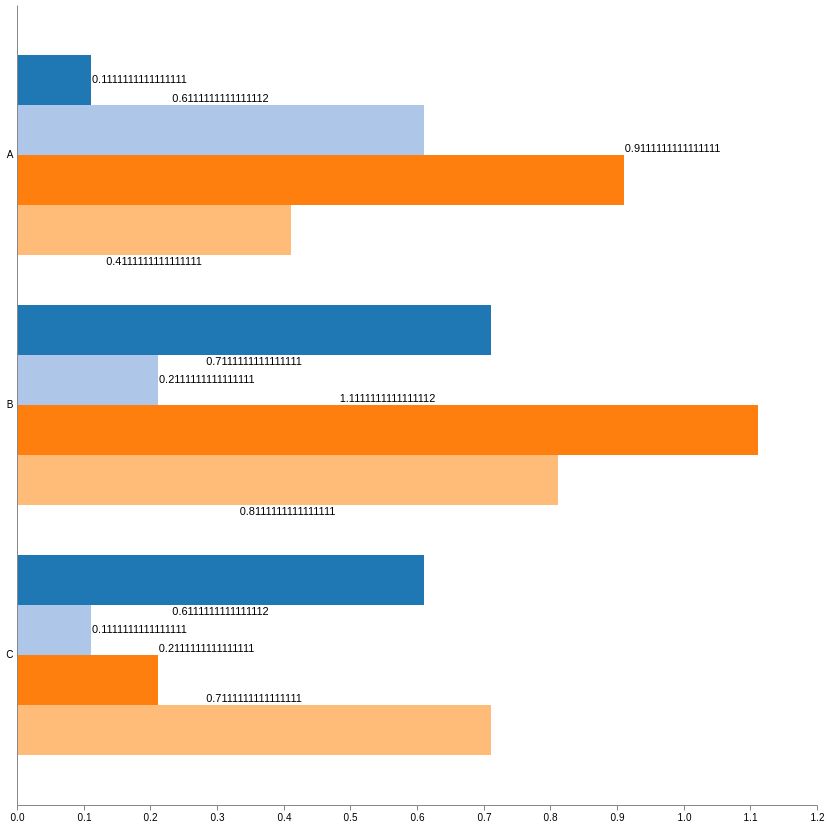

Specify this chart in Vega-Lite:
### Vega specification from a JSON file in a GitHub repository (floating-point values rounded to 4 significant figures)
{"$schema": "https://vega.github.io/schema/vega/v4.json", "width": 800, "height": 800, "padding": 5, "data": [{"name": "table", "values": [{"category": "A", "position": 0, "value": 0.1111}, {"category": "A", "position": 1, "value": 0.6111}, {"category": "A", "position": 2, "value": 0.9111}, {"category": "A", "position": 3, "value": 0.4111}, {"category": "B", "position": 0, "value": 0.7111}, {"category": "B", "position": 1, "value": 0.2111}, {"category": "B", "position": 2, "value": 1.111}, {"category": "B", "position": 3, "value": 0.8111}, {"category": "C", "position": 0, "value": 0.6111}, {"category": "C", "position": 1, "value": 0.1111}, {"category": "C", "position": 2, "value": 0.2111}, {"category": "C", "position": 3, "value": 0.7111}]}], "scales": [{"name": "yscale", "type": "band", "domain": {"data": "table", "field": "category"}, "range": "height", "padding": 0.2}, {"name": "xscale", "type": "linear", "domain": {"data": "table", "field": "value"}, "range": "width", "round": true, "zero": true, "nice": true}, {"name": "color", "type": "ordinal", "domain": {"data": "table", "field": "position"}, "range": {"scheme": "category20"}}], "axes": [{"orient": "left", "scale": "yscale", "tickSize": 0, "labelPadding": 4, "zindex": 1}, {"orient": "bottom", "scale": "xscale"}], "marks": [{"type": "group", "from": {"facet": {"data": "table", "name": "facet", "groupby": "category"}}, "encode": {"enter": {"y": {"scale": "yscale", "field": "category"}}}, "signals": [{"name": "height", "update": "bandwidth('yscale')"}], "scales": [{"name": "pos", "type": "band", "range": "height", "domain": {"data": "facet", "field": "position"}}], "marks": [{"name": "bars", "from": {"data": "facet"}, "type": "rect", "encode": {"enter": {"y": {"scale": "pos", "field": "position"}, "height": {"scale": "pos", "band": 1}, "x": {"scale": "xscale", "field": "value"}, "x2": {"scale": "xscale", "value": 0}, "fill": {"scale": "color", "field": "position"}}}}, {"type": "text", "from": {"data": "bars"}, "encode": {"enter": {"x": {"field": "x2"}, "y": {"field": "y"}, "fill": {"value": "black"}, "text": {"field": "datum.value"}}}, "transform": [{"type": "label", "size": [800, 800], "distance": 10, "anchors": ["middle", "right"]}]}]}]}
